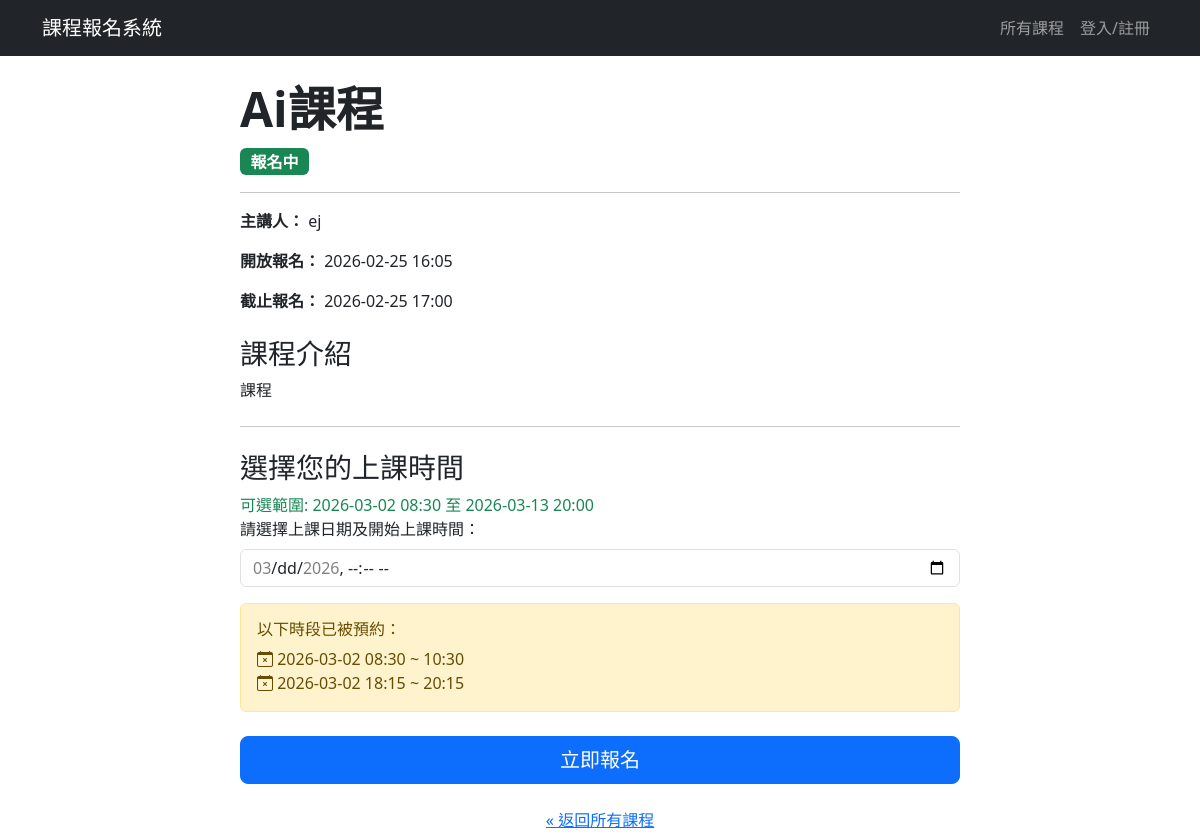
/course/2, run on the app's committed database.
### app.py (models this page shows)
class Course(db.Model):
    __tablename__ = 'course' # 建議明確指定表名
    id = db.Column(db.Integer, primary_key=True)
    name = db.Column(db.String(120), nullable=False)
    description = db.Column(db.Text, nullable=False) # 課程描述
    speaker_info = db.Column(db.String(200)) # 講者資訊
    has_time_slots = db.Column(db.Boolean, default=False, nullable=False) # 是否有梯次
    status = db.Column(db.String(20), default='尚未開放') # 課程狀態：尚未開放、報名中、報名截止
    registration_start_time = db.Column(db.DateTime, nullable=False) # 報名開始時間
    registration_end_time = db.Column(db.DateTime, nullable=False) # 報名截止時間
    allow_user_to_choose_time = db.Column(db.Boolean, default=False, nullable=False) # 是否允許使用者自選時間
    duration_hours = db.Column(db.Float, nullable=True, default=1) # 新增：上課時數欄位
    user_choice_start_date = db.Column(db.Date, nullable=True) # 自選時間的可選起始日
    user_choice_end_date = db.Column(db.Date, nullable=True) # 自選時間的可選結束日
    user_choice_start_time_of_day = db.Column(db.Time, nullable=True) # 自選時間的每日可選起始時間
    user_choice_end_time_of_day = db.Column(db.Time, nullable=True) # 自選時間的每日可選結束時間
    __table_args__ = {'extend_existing': True} # 避免重複定義表格錯誤
    files = db.relationship('CourseFile', backref='course', lazy=True, cascade="all, delete-orphan") # 課程有多個檔案，刪除課程時也刪除相關檔案
    time_slots = db.relationship('TimeSlot', backref='course', lazy=True, cascade="all, delete-orphan") # 課程有多個梯次，刪除課程時也刪除相關梯次

class TimeSlot(db.Model):
    __tablename__ = 'time_slot'
    id = db.Column(db.Integer, primary_key=True)
    slot_start_time = db.Column(db.DateTime, nullable=False)
    slot_end_time = db.Column(db.DateTime, nullable=False)
    capacity = db.Column(db.Integer, nullable=False, default=999) # 梯次名額
    booked_count = db.Column(db.Integer, default=0) # 已報名人數
    course_id = db.Column(db.Integer, db.ForeignKey('course.id'), nullable=False) # 課程ID 外鍵，參考 Course 表
    __table_args__ = {'extend_existing': True} # 避免重複定義表格錯誤

### app.py (the view)
@app.route('/course/<int:course_id>')
def course_detail(course_id):
    check_course_status()
    course = db.session.get(Course, course_id)
    if not course:
        abort(404)
    available_slots = []
    if course.has_time_slots:
        available_slots = TimeSlot.query.filter(
            TimeSlot.course_id == course.id,
            TimeSlot.booked_count < TimeSlot.capacity
        ).order_by(TimeSlot.slot_start_time).all()
    is_registered = False
    if current_user.is_authenticated:
        user_reg = Registration.query.join(TimeSlot).filter(
            Registration.user_id == current_user.id,
            TimeSlot.course_id == course.id
        ).first()
        is_registered = user_reg is not None
    booked_slots_display = []
    booked_slots_iso = []
    if course.allow_user_to_choose_time:
        booked_slots_query = TimeSlot.query.filter_by(
            course_id=course.id, capacity=1
        ).order_by(TimeSlot.slot_start_time).all()
        booked_slots_display = booked_slots_query
        booked_slots_iso = [slot.slot_start_time.isoformat() for slot in booked_slots_query]
    user_choice_start_datetime = None
    user_choice_end_datetime = None
    if course.allow_user_to_choose_time and course.user_choice_start_date and course.user_choice_start_time_of_day:
        user_choice_start_datetime = datetime.combine(course.user_choice_start_date, course.user_choice_start_time_of_day)
    if course.allow_user_to_choose_time and course.user_choice_end_date and course.user_choice_end_time_of_day:
        user_choice_end_datetime = datetime.combine(course.user_choice_end_date, course.user_choice_end_time_of_day)
    return render_template(
        'course_detail.html',
        course=course,
        is_registered=is_registered,
        available_slots=available_slots,
        user_choice_start_datetime=user_choice_start_datetime,
        user_choice_end_datetime=user_choice_end_datetime,
        booked_user_choice_slots=booked_slots_display,
        booked_slots_iso=booked_slots_iso
    )

### app.py (called while the page is built, shortened)
def check_course_status():
    with app.app_context():
        print(f" [Scheduler] 正在檢查課程狀態... ({datetime.now().strftime('%Y-%m-%d %H:%M:%S')})")
        now = datetime.now() # 伺服器已是 GMT+8，改回使用本地時間
        updated_count = 0
        courses_to_open = Course.query.filter(Course.status == '尚未開放', Course.registration_start_time <= now).all()
        courses_to_close = Course.query.filter(Course.status == '報名中', Course.registration_end_time <= now).all()
        for course in courses_to_close:
            course.status = '報名截止'
            print(f" [Scheduler] 課程 '{course.name}' 已自動截止報名。(截止時間: {course.registration_end_time})")
            updated_count += 1
        if updated_count > 0:
            db.session.commit()
            print(f" [Scheduler] 共更新了 {updated_count} 門課程的狀態。")
        else:
            print(" [Scheduler] 沒有需要更新狀態的課程。")

### templates/course_detail.html (shortened to what this page needs)
{% extends "layout.html" %}
{% block content %}
<div class="container mt-4">
    <div class="row">
        <div class="col-lg-8 mx-auto">
            <h2 class="display-5 fw-bold">{{ course.name }}</h2>
            <p class="lead">
                {% if course.status == '報名中' %}
                    <span class="badge bg-success fs-6">報名中</span>
                {% elif course.status == '尚未開放' %}
                    <span class="badge bg-warning text-dark fs-6 ">尚未開放</span>
                {% else %}
                    <span class="badge bg-secondary fs-6">報名截止</span>
                {% endif %}
            </p>
            <hr>
            <p><strong>主講人：</strong> {{ course.speaker_info }}</p>
            <p><strong>開放報名：</strong> {{ course.registration_start_time.strftime('%Y-%m-%d %H:%M') }}</p>
            <p><strong>截止報名：</strong> {{ course.registration_end_time.strftime('%Y-%m-%d %H:%M') }}</p>
            <h3 class="mt-4">課程介紹</h3>
            <div style="white-space: pre-wrap;">{{ course.description }}</div>
        <hr class="my-4">
        {% if course.has_time_slots and not course.allow_user_to_choose_time %}
            <h3 class="mt-4">選擇上課時間</h3>
            {% if available_slots %}
                <div class="list-group" id="slot-selection">
                {% for slot in available_slots %}
                    <label class="list-group-item">
                        <input class="form-check-input me-1" type="radio" name="time_slot_id" value="{{ slot.id }}">
                        {{ slot.slot_start_time.strftime('%Y-%m-%d %H:%M') }} ~ {{ slot.slot_end_time.strftime('%H:%M') }} (剩餘名額: {{ slot.capacity - slot.booked_count }})
                    </label>
                {% endfor %}
                </div>
            <div class="d-grid gap-2 mt-3">
                {% if course.status != '報名中' %}
                    <button class="btn btn-secondary btn-lg" disabled>{{ course.status }}</button>
                {% else %}
                    {% if current_user.is_authenticated %}
                        {% if is_registered %}
                            <button class="btn btn-outline-secondary btn-lg" disabled>您已報名</button>
                        {% else %}
                            <button class="btn btn-primary btn-lg" onclick="handleRegistration()">立即報名</button>
                        {% endif %}
                    {% else %}
                        <button class="btn btn-primary btn-lg" onclick="promptLogin()">立即報名</button>
                    {% endif %}
                {% endif %}
            </div>
            {% else %}
                <p class="text-danger">名額已滿</p>
            {% endif %}
        {% elif course.allow_user_to_choose_time %}
            <h3 class="mt-4">選擇您的上課時間</h3>
            <div class="mb-3">
                <div class="form-text text-success fs-6">
                    可選範圍: {{ user_choice_start_datetime.strftime('%Y-%m-%d %H:%M') if user_choice_start_datetime }} 至 {{ user_choice_end_datetime.strftime('%Y-%m-%d %H:%M') if user_choice_end_datetime }}
                </div>
                <label for="user_selected_time" class="form-label">請選擇上課日期及開始上課時間：</label>
                <input type="datetime-local" id="user_selected_time" name="user_selected_time" class="form-control"
                       step="1800"
                       data-booked-slots='{{ booked_slots_iso|tojson|safe }}'
                       min="{{ user_choice_start_datetime.strftime('%Y-%m-%dT%H:%M') if user_choice_start_datetime else '' }}"
                       max="{{ user_choice_end_datetime.strftime('%Y-%m-%dT%H:%M') if user_choice_end_datetime else '' }}" required>
            </div>
            <div class="d-grid gap-2 mt-3">
                {% if booked_user_choice_slots %}
                <div class="alert alert-warning" role="alert">
                    <h6 class="alert-heading">以下時段已被預約：</h6>
                    <ul class="list-unstyled mb-0">
                        {% for slot in booked_user_choice_slots %}
                        <li>
                            <i class="bi bi-calendar-x"></i>
                            {{ slot.slot_start_time.strftime('%Y-%m-%d %H:%M') }} ~
                            {% if slot.slot_start_time.date() == slot.slot_end_time.date() %}
                                {{ slot.slot_end_time.strftime('%H:%M') }}
                            {% else %}
                                {{ slot.slot_end_time.strftime('%Y-%m-%d %H:%M') }}
                            {% endif %}
                        </li>
                        {% endfor %}
                    </ul>
                </div>
                {% endif %}
                {% if course.status != '報名中' %}
                    <button class="btn btn-secondary btn-lg" disabled>{{ course.status }}</button>
                {% elif not current_user.is_authenticated %}
                    <button class="btn btn-primary btn-lg" onclick="promptLogin()">立即報名</button>
                {% elif is_registered %}
                     <button class="btn btn-outline-secondary btn-lg" disabled>您已報名</button>
                {% else %}
                     <button class="btn btn-primary btn-lg" onclick="handleRegistration()">立即報名</button>
                {% endif %}
            </div>
        {% else %}
            <div class="d-grid gap-2">
                <p class="text-muted">本課程目前未開放時間選擇。</p>
            </div>
        {% endif %}
        <div class="text-center mt-4">
            <a href="{{ url_for('index') }}">&laquo; 返回所有課程</a>
        </div>
        </div>
    </div>
</div>
{% endblock %}

### data on the page
Course: name "Ai課程", speaker_info "ej", registration_start_time "2026-02-25 16:05", registration_end_time "2026-02-25 17:00", description "課程"
TimeSlot: slot_start_time "2026-03-02 08:30", slot_end_time "10:30"
TimeSlot: slot_start_time "2026-03-02 18:15", slot_end_time "20:15"
